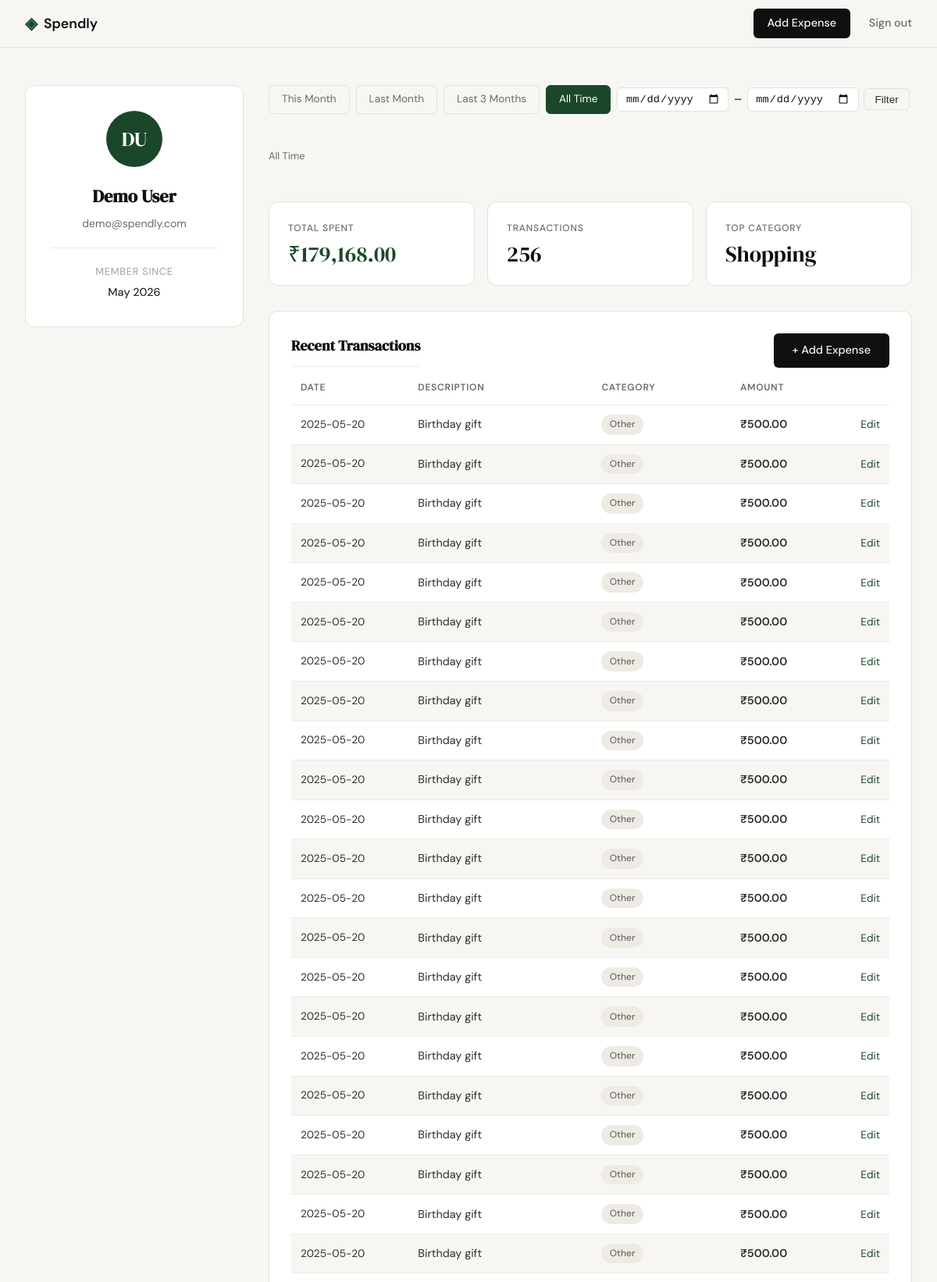
Screenshot of /profile (signed in, upper part) with the database file from the repository.
### tables this page shows
CREATE TABLE users (
            id            INTEGER PRIMARY KEY AUTOINCREMENT,
            name          TEXT NOT NULL,
            email         TEXT NOT NULL UNIQUE,
            password_hash TEXT NOT NULL,
            created_at    TEXT NOT NULL DEFAULT (datetime('now'))
        );

CREATE TABLE expenses (
            id          INTEGER PRIMARY KEY AUTOINCREMENT,
            user_id     INTEGER NOT NULL REFERENCES users(id),
            amount      REAL NOT NULL,
            category    TEXT NOT NULL,
            date        TEXT NOT NULL,
            description TEXT,
            created_at  TEXT NOT NULL DEFAULT (datetime('now'))
        );

### app.py (the view)
@app.route("/profile")
def profile():
    if not session.get("user_id"):
        return redirect(url_for("login"))
    user_row = get_user_by_id(session["user_id"])
    if user_row is None:
        abort(404)
    words = user_row["name"].split()
    initials = "".join(w[0].upper() for w in words[:2])
    dt = datetime.strptime(user_row["created_at"][:10], "%Y-%m-%d")
    member_since = dt.strftime("%B %Y")
    user = {
        "name": user_row["name"],
        "email": user_row["email"],
        "member_since": member_since,
        "initials": initials,
    }
    preset, start_date, end_date, filter_label = _resolve_date_range(
        request.args.get("preset", "all-time"),
        request.args.get("start", ""),
        request.args.get("end", ""),
    )
    stats        = get_expense_stats(session["user_id"], start_date, end_date)
    transactions = get_recent_transactions(session["user_id"], start_date=start_date, end_date=end_date)
    categories   = get_category_breakdown(session["user_id"], start_date, end_date)
    return render_template("profile.html", user=user, stats=stats,
                           transactions=transactions, categories=categories,
                           active_preset=preset, start_date=start_date,
                           end_date=end_date, filter_label=filter_label)

### app.py (called while the page is built, shortened)
def _resolve_date_range(preset, start_str="", end_str=""):
    today = date.today()
    if preset == "this-month":
        start = today.replace(day=1).isoformat()
        end = today.isoformat()
        label = today.strftime("%B %Y")
    elif preset == "last-month":
        last_prev = today.replace(day=1) - timedelta(days=1)
        start = last_prev.replace(day=1).isoformat()
        end = last_prev.isoformat()
        label = last_prev.strftime("%B %Y")
    elif preset == "last-3-months":
        three_months_ago = today - timedelta(days=90)
        start = three_months_ago.isoformat()
        end = today.isoformat()
        label = f"{three_months_ago.strftime('%d %b')} – {today.strftime('%d %b %Y')}"
    else:
        preset, start, end, label = "all-time", None, None, "All Time"
    return preset, start, end, label

### database/db.py (called while the page is built)
def get_db():
    conn = sqlite3.connect(DB_PATH)
    conn.row_factory = sqlite3.Row
    conn.execute("PRAGMA foreign_keys = ON")
    return conn

def get_user_by_id(user_id):
    conn = get_db()
    user = conn.execute(
        "SELECT * FROM users WHERE id = ?", (user_id,)
    ).fetchone()
    conn.close()
    return user

def get_expense_stats(user_id, start_date=None, end_date=None):
    conn = get_db()
    date_clause = ""
    p1 = [user_id]
    if start_date and end_date:
        date_clause = " AND date BETWEEN ? AND ?"
        p1 += [start_date, end_date]
    row = conn.execute(
        "SELECT SUM(amount) AS total, COUNT(*) AS cnt FROM expenses WHERE user_id = ?" + date_clause,
        p1
    ).fetchone()
    top = conn.execute(
        "SELECT category, SUM(amount) AS s FROM expenses"
        " WHERE user_id = ?" + date_clause + " GROUP BY category ORDER BY s DESC LIMIT 1",
        p1
    ).fetchone()
    conn.close()
    total = row["total"] or 0.0
    return {
        "total_spent": f"₹{total:,.2f}",
        "transaction_count": row["cnt"],
        "top_category": top["category"] if top else "—",
    }

### templates/profile.html (shortened to what this page needs)
{% extends "base.html" %}
{% block head %}
<link rel="stylesheet" href="{{ url_for('static', filename='css/profile.css') }}">
{% endblock %}
{% block content %}
<section class="profile-section">
    <div class="profile-layout">
        <aside class="info-card">
            <div class="avatar">{{ user.initials }}</div>
            <h1 class="info-name">{{ user.name }}</h1>
            <p class="info-email">{{ user.email }}</p>
            <hr class="info-divider">
            <p class="info-meta">Member since</p>
            <p class="info-value">{{ user.member_since }}</p>
        </aside>
        <div class="profile-right">
            <div class="filter-bar">
                <a href="{{ url_for('profile', preset='this-month') }}"
                   class="filter-btn {% if active_preset == 'this-month' %}filter-btn--active{% endif %}">This Month</a>
                <a href="{{ url_for('profile', preset='last-month') }}"
                   class="filter-btn {% if active_preset == 'last-month' %}filter-btn--active{% endif %}">Last Month</a>
                <a href="{{ url_for('profile', preset='last-3-months') }}"
                   class="filter-btn {% if active_preset == 'last-3-months' %}filter-btn--active{% endif %}">Last 3 Months</a>
                <a href="{{ url_for('profile', preset='all-time') }}"
                   class="filter-btn {% if active_preset == 'all-time' %}filter-btn--active{% endif %}">All Time</a>
                <form class="filter-custom" method="get" action="{{ url_for('profile') }}">
                    <input type="date" name="start" value="{{ start_date or '' }}">
                    <span>–</span>
                    <input type="date" name="end" value="{{ end_date or '' }}">
                    <button type="submit" class="btn-ghost filter-submit">Filter</button>
                </form>
            </div>
            <p class="filter-label">{{ filter_label }}</p>
            <div class="stat-grid">
                <div class="stat-tile">
                    <p class="stat-label">Total Spent</p>
                    <p class="stat-value stat-value--accent">{{ stats.total_spent }}</p>
                </div>
                <div class="stat-tile">
                    <p class="stat-label">Transactions</p>
                    <p class="stat-value">{{ stats.transaction_count }}</p>
                </div>
                <div class="stat-tile">
                    <p class="stat-label">Top Category</p>
                    <p class="stat-value">{{ stats.top_category }}</p>
                </div>
            </div>
            <div class="section-card">
                <div class="section-header">
                    <h2 class="section-title">Recent Transactions</h2>
                    <a href="{{ url_for('add_expense') }}" class="btn-primary">+ Add Expense</a>
                </div>
                <table class="tx-table">
                    <thead>
                        <tr>
                            <th>Date</th>
                            <th>Description</th>
                            <th>Category</th>
                            <th>Amount</th>
                            <th></th>
                        </tr>
                    </thead>
                    <tbody>
                        {% for tx in transactions %}
                        <tr>
                            <td class="tx-date">{{ tx.date }}</td>
                            <td>{{ tx.description }}</td>
                            <td>
                                <span class="badge badge--{{ tx.category | lower }}">
                                    {{ tx.category }}
                                </span>
                            </td>
                            <td class="tx-amount">{{ tx.amount }}</td>
                            <td>
                                <a href="{{ url_for('edit_expense', expense_id=tx.id) }}"
                                   class="link-subtle">Edit</a>
                            </td>
                        </tr>
                        {% endfor %}
                    </tbody>
                </table>
            </div>
        </div>
    </div>
</section>
{% endblock %}

### static/css/style.css (style rules this page uses)
:root { --ink: #0f0f0f; --ink-soft: #2d2d2d; --ink-muted: #6b6b6b; --ink-faint: #a0a0a0; --paper: #f7f6f3; --paper-warm: #f0ede6; --paper-card: #ffffff; --accent: #1a472a; --accent-light: #e8f0eb; --accent-2: #c17f24; --accent-2-light: #fdf3e3; --danger: #c0392b; --danger-light: #fdecea; --border: #e4e1da; --border-soft: #eeebe4; --font-display: 'DM Serif Display', Georgia, serif; --font-body: 'DM Sans', system-ui, sans-serif; --max-width: 1200px; --auth-width: 440px; --radius-sm: 6px; --radius-md: 12px; --radius-lg: 20px; }
*, *::before, *::after { box-sizing: border-box; margin: 0; padding: 0; }
html { font-size: 16px; scroll-behavior: smooth; }
body { background: var(--paper); color: var(--ink); font-family: var(--font-body); font-size: 1rem; line-height: 1.6; -webkit-font-smoothing: antialiased; }
a { color: inherit; text-decoration: none; }
.btn-primary { display: inline-block; background: var(--ink); color: var(--paper); padding: 0.65rem 1.5rem; border-radius: var(--radius-sm); font-family: var(--font-body); font-size: 0.9rem; font-weight: 500; cursor: pointer; border: none; transition: background 0.2s; text-decoration: none; }
.btn-ghost { display: inline-block; background: transparent; color: var(--ink-soft); padding: 0.65rem 1.5rem; border-radius: var(--radius-sm); font-size: 0.9rem; font-weight: 500; border: 1px solid var(--border); transition: all 0.2s; text-decoration: none; }
.link-subtle { color: var(--accent); font-size: 0.85rem; text-decoration: none; }
.filter-bar { display: flex; flex-wrap: wrap; align-items: center; gap: 0.5rem; margin-bottom: 0.75rem; }
.filter-btn { padding: 0.4rem 1rem; border: 1px solid var(--border); border-radius: var(--radius-sm); color: var(--ink-muted); text-decoration: none; font-size: 0.85rem; transition: 0.2s; }
.filter-btn--active { background: var(--accent); color: var(--paper-card); border-color: var(--accent); }
.filter-custom { display: flex; align-items: center; gap: 0.4rem; }
.filter-custom input[type="date"] { border: 1px solid var(--border); border-radius: var(--radius-sm); padding: 0.35rem 0.6rem; font-size: 0.85rem; color: var(--ink); background: var(--paper-card); }
.filter-submit { padding: 0.35rem 0.85rem; font-size: 0.85rem; }
.filter-label { font-size: 0.8rem; color: var(--ink-muted); margin-bottom: 1rem; }
.section-header { display: flex; align-items: center; justify-content: space-between; margin-bottom: 1rem; }
.section-header .section-title { margin-bottom: 0; }

### rows the page displays
users: name "Demo User", email "demo@spendly.com"
expenses: date "2025-05-20", description "Birthday gift", category "Other", amount "₹500.00"
expenses: date "2025-05-20", description "Birthday gift", category "Other", amount "₹500.00"
expenses: date "2025-05-20", description "Birthday gift", category "Other", amount "₹500.00"
expenses: date "2025-05-20", description "Birthday gift", category "Other", amount "₹500.00"
expenses: date "2025-05-20", description "Birthday gift", category "Other", amount "₹500.00"
expenses: date "2025-05-20", description "Birthday gift", category "Other", amount "₹500.00"
expenses: date "2025-05-20", description "Birthday gift", category "Other", amount "₹500.00"
expenses: date "2025-05-20", description "Birthday gift", category "Other", amount "₹500.00"
expenses: date "2025-05-20", description "Birthday gift", category "Other", amount "₹500.00"
expenses: date "2025-05-20", description "Birthday gift", category "Other", amount "₹500.00"
expenses: date "2025-05-20", description "Birthday gift", category "Other", amount "₹500.00"
expenses: date "2025-05-20", description "Birthday gift", category "Other", amount "₹500.00"
expenses: date "2025-05-20", description "Birthday gift", category "Other", amount "₹500.00"
expenses: date "2025-05-20", description "Birthday gift", category "Other", amount "₹500.00"
expenses: date "2025-05-20", description "Birthday gift", category "Other", amount "₹500.00"
expenses: date "2025-05-20", description "Birthday gift", category "Other", amount "₹500.00"
expenses: date "2025-05-20", description "Birthday gift", category "Other", amount "₹500.00"
expenses: date "2025-05-20", description "Birthday gift", category "Other", amount "₹500.00"
expenses: date "2025-05-20", description "Birthday gift", category "Other", amount "₹500.00"
expenses: date "2025-05-20", description "Birthday gift", category "Other", amount "₹500.00"
expenses: date "2025-05-20", description "Birthday gift", category "Other", amount "₹500.00"
expenses: date "2025-05-20", description "Birthday gift", category "Other", amount "₹500.00"

### other values shown
{{ user.initials }} "DU"
{{ user.member_since }} "May 2026"
{{ filter_label }} "All Time"
{{ stats.total_spent }} "₹179,168.00"
{{ stats.transaction_count }} "256"
{{ stats.top_category }} "Shopping"
